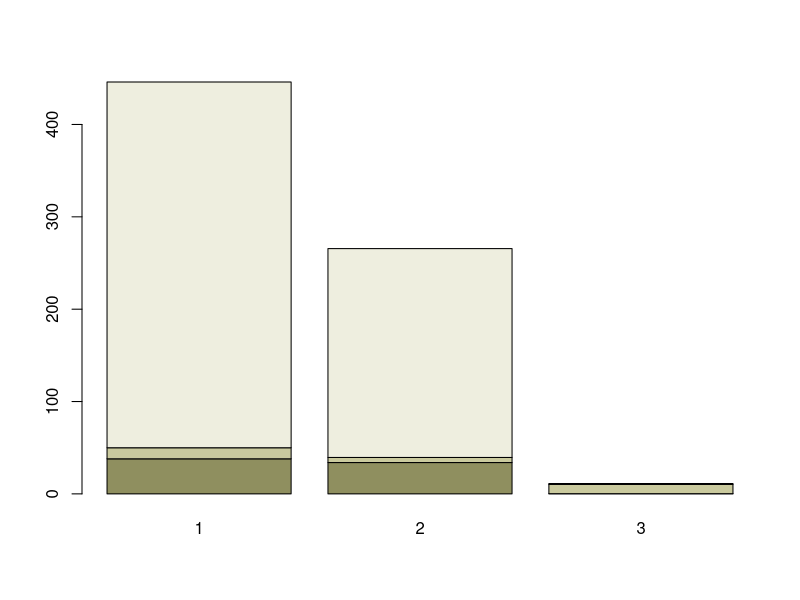
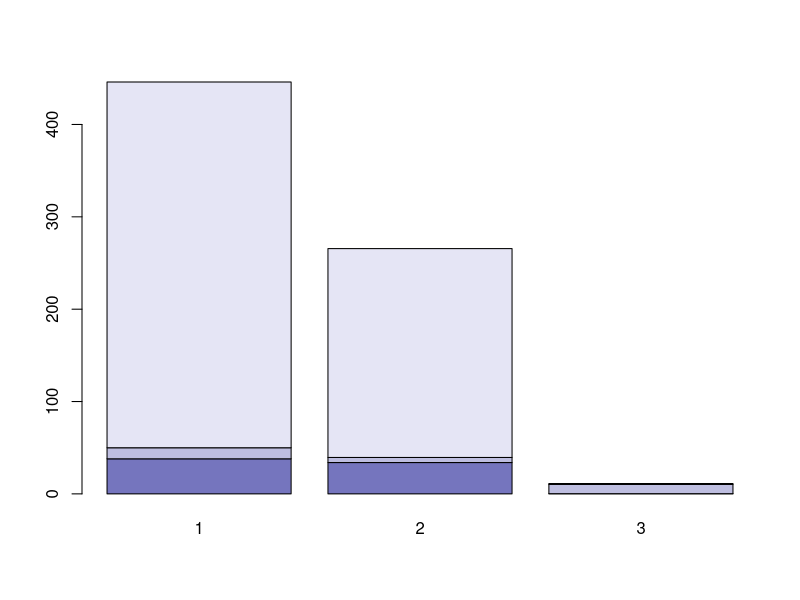
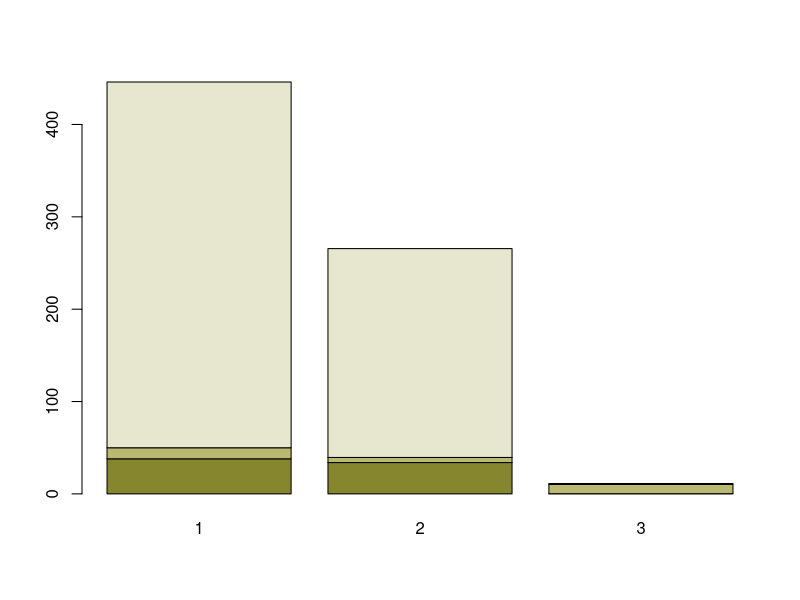
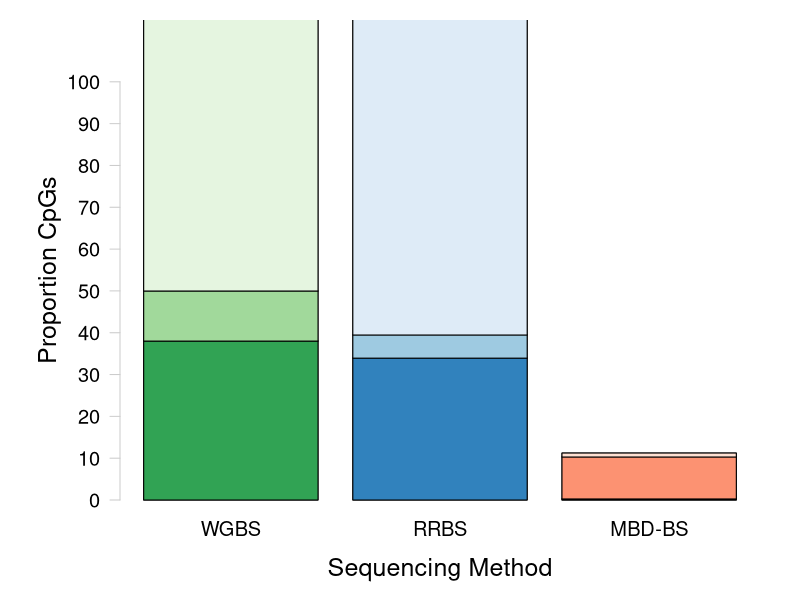
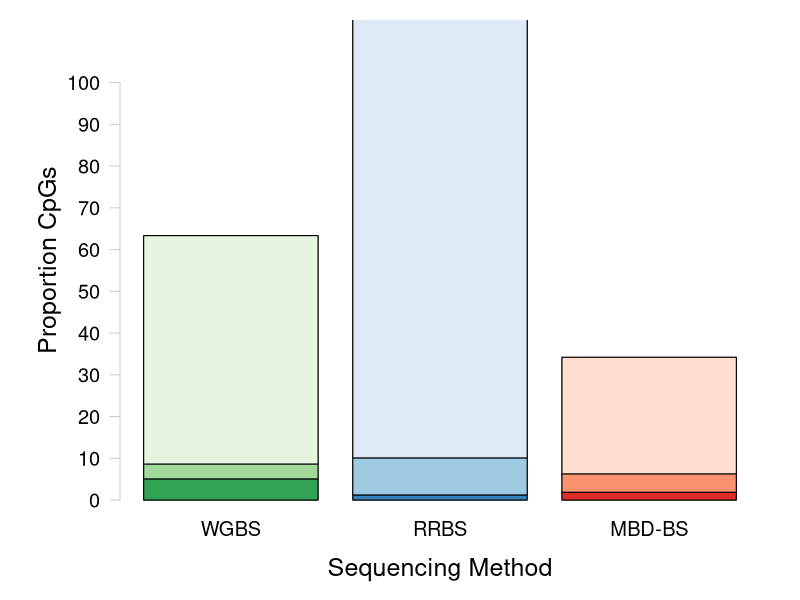
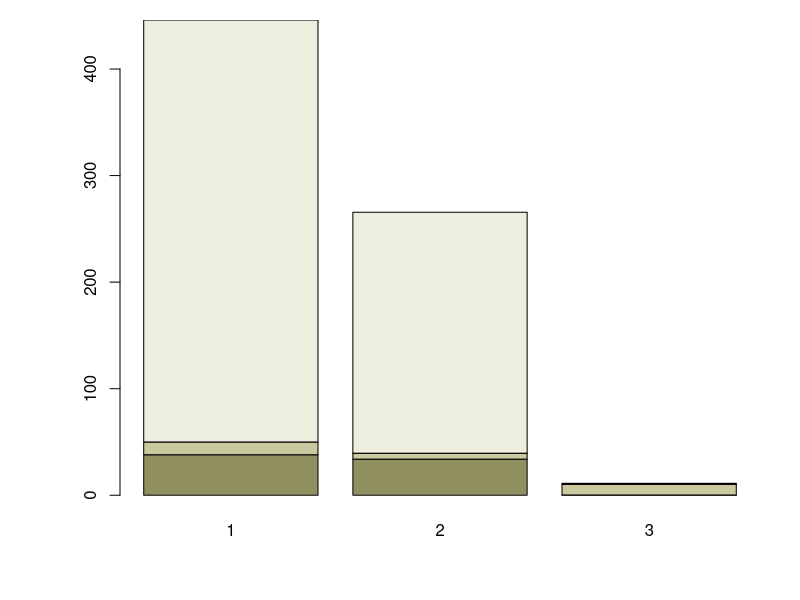
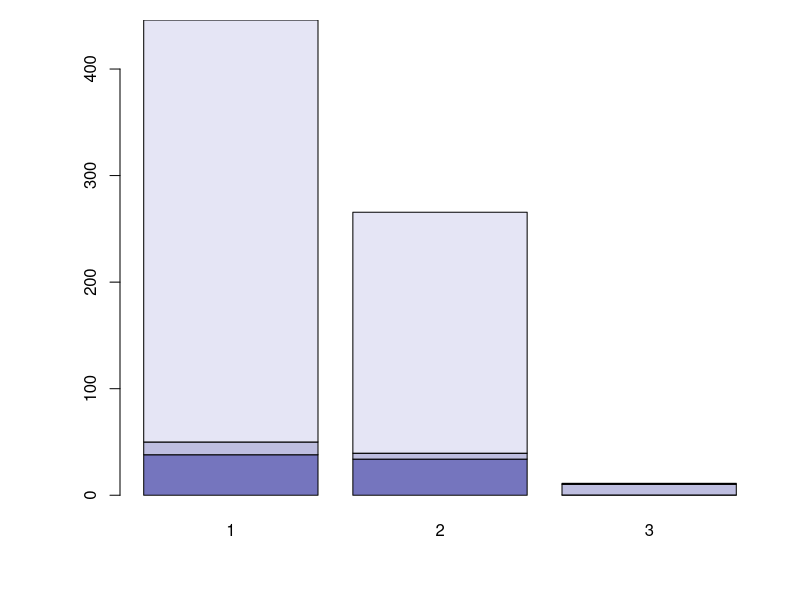
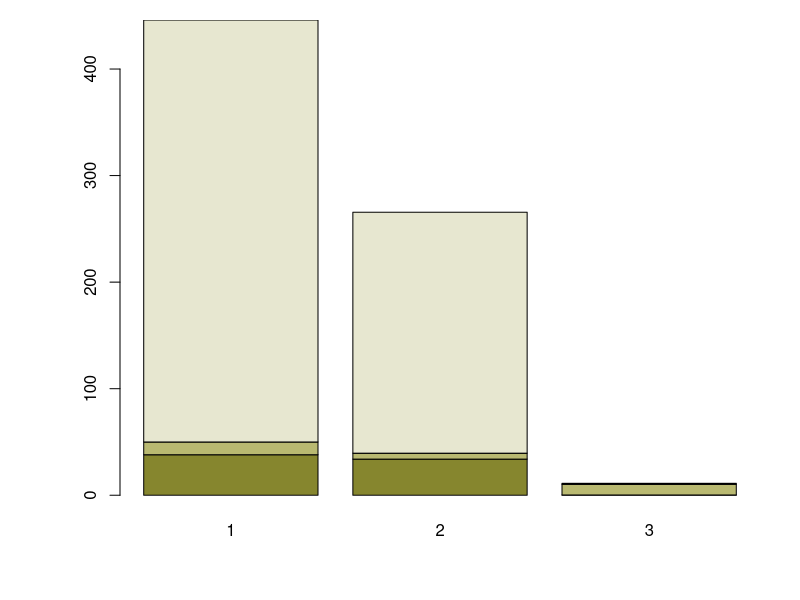

The R script that drew these images, in order:
## ---- chunk 1
knitr::opts_chunk$set(echo = TRUE)
## ---- chunk 2
#install.packages("RColorBrewer")
require(RColorBrewer) #Load RColorBrewer

#install.packages("dichromat")
require(dichromat)
## ---- chunk 3
sessionInfo()
## ---- chunk 4
McapAll <- read.table("../analyses/Characterizing-CpG-Methylation-5x-Union/Mcap/Mcap_union_5x-averages-counts.txt", header = FALSE, col.names = c("totalLines", "filename")) #Import file using space as a delimiter. Columns are the number of lines and the filename
McapAll <- McapAll[-4,] #Remove last row (total lines for all files)
tail(McapAll) #Confirm import
## ---- chunk 5
McapMeth <- read.table("../analyses/Characterizing-CpG-Methylation-5x-Union/Mcap/Mcap_union_5x-Meth-counts.txt", header = FALSE, col.names = c("Meth", "filename")) #Import file using space as a delimiter. Columns are the number of lines and the filename
McapMeth <- McapMeth[-4,] #Remove last row (total lines for all files)
tail(McapMeth) #Confirm import
## ---- chunk 6
McapSparseMeth <- read.table("../analyses/Characterizing-CpG-Methylation-5x-Union/Mcap/Mcap_union_5x-sparseMeth-counts.txt", header = FALSE, col.names = c("sparseMeth", "filename")) #Import file using space as a delimiter. Columns are the number of lines and the filename
McapSparseMeth <- McapSparseMeth[-4,] #Remove last row (total lines for all files)
tail(McapSparseMeth) #Confirm import
## ---- chunk 7
McapUnMeth <- read.table("../analyses/Characterizing-CpG-Methylation-5x-Union/Mcap/Mcap_union_5x-unMeth-counts.txt", header = FALSE, col.names = c("unMeth", "filename")) #Import file using space as a delimiter. Columns are the number of lines and the filename
McapUnMeth <- McapUnMeth[-4,] #Remove last row (total lines for all files)
tail(McapUnMeth) #Confirm import
## ---- chunk 8
McapCpGType <- cbind(McapAll, McapMeth, McapSparseMeth, McapUnMeth) #Mash tables together by column
McapCpGType <- McapCpGType[,-c(2,4,6,8)] #Remove filename columns
tail(McapCpGType) #Confirm table mashing
## ---- chunk 9
McapCpGType$percentMeth <- (McapCpGType$Meth / McapCpGType$totalLines) * 100 #Calculate percent methylated loci
McapCpGType$percentSparseMeth <- (McapCpGType$sparseMeth / McapCpGType$totalLines) * 100 #Calculate percent sparsely methylated loci
McapCpGType$percentUnMeth <- (McapCpGType$unMeth / McapCpGType$totalLines) * 100 #Calculate percent unmethylated loci
McapCpGType <- McapCpGType[,c(1, 2, 5, 3, 6, 4, 7)] #Reorganize columns
tail(McapCpGType) #Confirm calculations
## ---- chunk 10
write.table(McapCpGType, "../analyses/Characterizing-CpG-Methylation-5x-Union/Mcap/Mcap_union-CpG-Type.txt", sep = "\t", quote = FALSE, row.names = TRUE) #Save summary table
## ---- chunk 11
McapCpGTypePercents <- McapCpGType[,c(3,5,7)] #Keep only percent information
head(McapCpGTypePercents) #Confirm changes
## ---- chunk 12
McapCpGTypeWGRR <- chisq.test(data.frame(t(McapCpGType[c(1, 2),]))) #WGBS vs. RRBS
McapCpGTypeWGRR #The distribution of CpGs is not sginificantly different between WGBS and RRBS
## ---- chunk 13
McapCpGTypeWGMB <- chisq.test(data.frame(t(McapCpGType[c(1, 3),]))) #WGBS vs. MBD-BSSeq
McapCpGTypeWGMB #The distribution of CpGs is sginificantly different between WGBS and MBD-BSSeq
## ---- chunk 14
McapCpGTypeRRMB <- chisq.test(data.frame(t(McapCpGType[c(2, 3),]))) #RRBS vs. MBD-BSSeq
McapCpGTypeRRMB #The distribution of CpGs is not significantly different between RRBS vs. MBD-BSSeq
## ---- chunk 15
plotColors <- c(rev(RColorBrewer::brewer.pal(3, "Greens")), 
                rev(RColorBrewer::brewer.pal(3, "Blues")), 
                rev(RColorBrewer::brewer.pal(3, "Reds"))) #Create vector of WGBS, RRBS, and MBD colors
barplot(t(McapCpGTypePercents), col = dichromat(c(rev(RColorBrewer::brewer.pal(3, "Greens"))))) #Check greens
barplot(t(McapCpGTypePercents), col = dichromat(c(rev(RColorBrewer::brewer.pal(3, "Blues"))))) #Check blues
barplot(t(McapCpGTypePercents), col = dichromat(c(rev(RColorBrewer::brewer.pal(3, "Reds"))))) #Check reds
## ---- chunk 16
#pdf("../Output/Mcap_union-CpG-Type.pdf", height = 8.5, width = 11)
par(mar = c(3,5,1,1), oma = c(2, 1, 1, 1)) #Change figure boundaries

barplot(t(McapCpGTypePercents), 
        col= "white", 
        axes = FALSE, 
        names.arg = c("WGBS", "RRBS", "MBD-BS"), cex.names = 1.2,
        ylim = c(0, 110)) #Create base plot. Everything should be white. Do not plot axes. Include sequencing type as labels and set size. Set y-axis specs. 

for (i in 1:ncol(t(McapCpGTypePercents))){
    xx <- t(McapCpGTypePercents)
    xx[,-i] <- NA
    colnames(xx)[-i] <- NA
    barplot(xx, col = c(plotColors[(3*i)-2], plotColors[(3*i)-1], plotColors[(3*i)]), add = TRUE, axes = FALSE, names.arg = c("", "", "")) 
} #Make each bar in the stacked barplot a different color gradient. Create a new dataframe with data for the plot and ignore all additional columns and column names. Plot the single bar with the correct color from plotColors. Do not add axes and add blank names for each column.

axis(side = 2, at = seq(0, 100, by = 10), las = 2, col = "grey80", cex.axis = 1.2) #Add y-axis
mtext(side = 2, "Proportion CpGs", line = 3, cex = 1.5) #Add y-axis label
mtext(side = 1, "Sequencing Method", line = 3, cex = 1.5) #Add x-axis label

#segments(x0 = 1, y0 = 106, x1 = 3, y1 = 106, lwd = 1.5) #Add line connecting WGBS and MBD-BSSeq
#segments(x0 = 1, y0 = 106, x1 = 1, y1 = 103, lwd = 1.5) #Add left segment from connecting line to WGBS
#segments(x0 = 3, y0 = 106, x1 = 3, y1 = 103, lwd = 1.5) #Add right segment from connecting line to MBD
#text("p = 0.019", x = 2, y = 108, cex = 1.2) #Add p-value

#dev.off() #Turn off plotting device
## ---- chunk 17
PactAll <- read.table("../analyses/Characterizing-CpG-Methylation-5x-Union/Pact/Pact_union_5x-averages-counts.txt", header = FALSE, col.names = c("totalLines", "filename")) #Import file using space as a delimiter. Columns are the number of lines and the filename
PactAll <- PactAll[-4,] #Remove last row (total lines for all files)
tail(PactAll) #Confirm import
## ---- chunk 18
PactMeth <- read.table("../analyses/Characterizing-CpG-Methylation-5x-Union/Pact/Pact_union_5x-Meth-counts.txt", header = FALSE, col.names = c("Meth", "filename")) #Import file using space as a delimiter. Columns are the number of lines and the filename
PactMeth <- PactMeth[-4,] #Remove last row (total lines for all files)
tail(PactMeth) #Confirm import
## ---- chunk 19
PactSparseMeth <- read.table("../analyses/Characterizing-CpG-Methylation-5x-Union/Pact/Pact_union_5x-sparseMeth-counts.txt", header = FALSE, col.names = c("sparseMeth", "filename")) #Import file using space as a delimiter. Columns are the number of lines and the filename
PactSparseMeth <- PactSparseMeth[-4,] #Remove last row (total lines for all files)
tail(PactSparseMeth) #Confirm import
## ---- chunk 20
PactUnMeth <- read.table("../analyses/Characterizing-CpG-Methylation-5x-Union/Pact/Pact_union_5x-unMeth-counts.txt", header = FALSE, col.names = c("unMeth", "filename")) #Import file using space as a delimiter. Columns are the number of lines and the filename
PactUnMeth <- PactUnMeth[-4,] #Remove last row (total lines for all files)
tail(PactUnMeth) #Confirm import
## ---- chunk 21
PactCpGType <- cbind(PactAll, PactMeth, PactSparseMeth, PactUnMeth) #Mash tables together by column
PactCpGType <- PactCpGType[,-c(2,4,6,8)] #Remove filename columns
tail(PactCpGType) #Confirm table mashing
## ---- chunk 22
PactCpGType$percentMeth <- (PactCpGType$Meth / PactCpGType$totalLines) * 100 #Calculate percent methylated loci
PactCpGType$percentSparseMeth <- (PactCpGType$sparseMeth / PactCpGType$totalLines) * 100 #Calculate percent sparsely methylated loci
PactCpGType$percentUnMeth <- (PactCpGType$unMeth / PactCpGType$totalLines) * 100 #Calculate percent unmethylated loci
PactCpGType <- PactCpGType[,c(1, 2, 5, 3, 6, 4, 7)] #Reorganize columns
tail(PactCpGType) #Confirm calculations
## ---- chunk 23
write.table(PactCpGType, "../analyses/Characterizing-CpG-Methylation-5x-Union/Pact/Pact_union_5x-CpG-Type.txt", sep = "\t", quote = FALSE, row.names = TRUE) #Save summary table
## ---- chunk 24
PactCpGTypePercents <- PactCpGType[,c(3,5,7)] #Keep only percent information
head(PactCpGTypePercents) #Confirm changes
## ---- chunk 25
PactCpGTypeWGRR <- chisq.test(data.frame(t(PactCpGType[c(1, 2),]))) #WGBS vs. RRBS
PactCpGTypeWGRR #The distribution of CpGs is not sginificantly different between WGBS and RRBS
## ---- chunk 26
PactCpGTypeWGMB <- chisq.test(data.frame(t(PactCpGType[c(1, 3),]))) #WGBS vs. MBD-BSSeq
PactCpGTypeWGMB #The distribution of CpGs is sginificantly different between WGBS and MBD-BSSeq
## ---- chunk 27
PactCpGTypeRRMB <- chisq.test(data.frame(t(PactCpGType[c(2, 3),]))) #RRBS vs. MBD-BSSeq
PactCpGTypeRRMB #The distribution of CpGs is sginificantly different between RRBS vs. MBD-BSSeq
## ---- chunk 28
#pdf("../Output/Pact-CpG-Type.pdf", height = 8.5, width = 11)
par(mar = c(3,5,0,1), oma = c(2, 1, 1, 1)) #Change figure boundaries

barplot(t(PactCpGTypePercents), 
        col= "white", 
        axes = FALSE, 
        names.arg = c("WGBS", "RRBS", "MBD-BS"), cex.names = 1.2,
        ylim = c(0, 115)) #Create base plot. Everything should be white. Do not plot axes. Include sequencing type as labels and set size. Set y-axis specs. 

for (i in 1:ncol(t(PactCpGTypePercents))){
    xx <- t(PactCpGTypePercents)
    xx[,-i] <- NA
    colnames(xx)[-i] <- NA
    barplot(xx, col = c(plotColors[(3*i)-2], plotColors[(3*i)-1], plotColors[(3*i)]), add = TRUE, axes = FALSE, names.arg = c("", "", "")) 
} #Make each bar in the stacked barplot a different color gradient. Create a new dataframe with data for the plot and ignore all additional columns and column names. Plot the single bar with the correct color from plotColors. Do not add axes and add blank names for each column.

axis(side = 2, at = seq(0, 100, by = 10), las = 2, col = "grey80", cex.axis = 1.2) #Add y-axis
mtext(side = 2, "Proportion CpGs", line = 3, cex = 1.5) #Add y-axis label
mtext(side = 1, "Sequencing Method", line = 3, cex = 1.5) #Add x-axis label

#egments(x0 = 2, y0 = 106, x1 = 3, y1 = 106, lwd = 1.5) #Add line connecting RRBS and MBD-BSSeq
#segments(x0 = 2, y0 = 106, x1 = 2, y1 = 103, lwd = 1.5) #Add left segment from connecting line to RRBS
#segments(x0 = 3, y0 = 106, x1 = 3, y1 = 103, lwd = 1.5) #Add right segment from connecting line to MBD-BSSeq
#text("p = 0.016", x = 2.5, y = 108, cex = 1.2) #Add p-value

#segments(x0 = 1, y0 = 111, x1 = 3, y1 = 111, lwd = 1.5) #Add line connecting WGBS and MBD-BSSeq
#segments(x0 = 1, y0 = 111, x1 = 1, y1 = 108, lwd = 1.5) #Add left segment from connecting line to WGBS
#segments(x0 = 3, y0 = 111, x1 = 3, y1 = 108, lwd = 1.5) #Add right segment from connecting line to MBD-BSSeq
#text("p = 0.006", x = 2, y = 113, cex = 1.2) #Add p-value

#dev.off() #Turn off plotting device
## ---- chunk 29
WGBSCpGType <- chisq.test(cbind(t(McapCpGType)[,1], t(PactCpGType)[,1]))
WGBSCpGType #The distribution of CpGs for WGBS is not significantly different between species
## ---- chunk 30
RRBSCpGType <- chisq.test(cbind(t(McapCpGType)[,2], t(PactCpGType)[,2]))
RRBSCpGType #The distribution of CpGs for RRBS is significantly different between species
## ---- chunk 31
MBDCpGType <- chisq.test(cbind(t(McapCpGType)[,3], t(PactCpGType)[,3]))
MBDCpGType #The distribution of CpGs for MBD-BS is not significantly different between species
## ---- chunk 32
McapGenomeFeatures <- read.table("../analyses/Characterizing-CpG-Methylation-5x/Mcap/Mcap-CGMotif-Overlaps-counts.txt", header = FALSE, col.names = c("counts", "filename")) #Import file with CG motif and feature track overlaps
McapGenomeFeatures <- McapGenomeFeatures[-6,] #Remove final row
tail(McapGenomeFeatures) #Check import
## ---- chunk 33
McapGeneOverlaps <- read.table("../analyses/Characterizing-CpG-Methylation-5x-Union/Mcap/Mcap_union_5x-mcGenes-counts.txt", header = FALSE, col.names = c("counts", "filename")) #Import file with all file-gene overlaps
McapGeneOverlaps <- McapGeneOverlaps[-13,] #Remove final row
tail(McapGeneOverlaps) #Confirm import
## ---- chunk 34
McapCDSOverlaps <- read.table("../analyses/Characterizing-CpG-Methylation-5x-Union/Mcap/Mcap_union_5x-mcCDS-counts.txt", header = FALSE, col.names = c("counts", "filename")) #Import file with all file-CDS overlaps
McapCDSOverlaps <- McapCDSOverlaps[-13,] #Remove final row
tail(McapCDSOverlaps) #Confirm import
## ---- chunk 35
McapIntronsOverlaps <- read.table("../analyses/Characterizing-CpG-Methylation-5x-Union/Mcap/Mcap_union_5x-mcIntrons-counts.txt", header = FALSE, col.names = c("counts", "filename")) #Import file with all file-Introns overlaps
McapIntronsOverlaps <- McapIntronsOverlaps[-13,] #Remove final row
tail(McapIntronsOverlaps) #Confirm import
## ---- chunk 36
McapFlanksOverlaps <- read.table("../analyses/Characterizing-CpG-Methylation-5x-Union/Mcap/Mcap_union_5x-mcFlanks-counts.txt", header = FALSE, col.names = c("counts", "filename")) #Import file with all file-Introns overlaps
McapFlanksOverlaps <- McapFlanksOverlaps[-13,] #Remove final row
tail(McapFlanksOverlaps) #Confirm import
## ---- chunk 37
McapIntergenicOverlaps <- read.table("../analyses/Characterizing-CpG-Methylation-5x-Union/Mcap/Mcap_union_5x-mcIntergenic-counts.txt", header = FALSE, col.names = c("counts", "filename")) #Import file with all file-Intergenic overlaps
McapIntergenicOverlaps <- McapIntergenicOverlaps[-13,] #Remove final row
tail(McapIntergenicOverlaps) #Confirm import
## ---- chunk 38
McapFeatureOverlaps <- data.frame("allCpGs" = rep(0, times = 5),
                                  "MBDBSMeth" = rep(0, times = 5),
                                  "MBDBSsparseMeth" = rep(0, times = 5),
                                  "MBDBSunMeth" = rep(0, times = 5),
                                  "MBDBS" = rep(0, times = 5),
                                  "RRBSMeth" = rep(0, times = 5),
                                  "RRBSsparseMeth" = rep(0, times = 5),
                                  "RRBSunMeth" = rep(0, times = 5),
                                  "RRBS" = rep(0, times = 5),
                                  "WGBSMeth" = rep(0, times = 5),
                                  "WGBSsparseMeth" = rep(0, times = 5),
                                  "WGBSunMeth" = rep(0, times = 5),                                  
                                  "WGBS" = rep(0, times = 5)) #Create blank dataframe with information for various CpG categories and methylation status. Match columns to the order of columns in the overlap count files
row.names(McapFeatureOverlaps) <- c("Genes", "CDS", "Introns", "Flanks", "Intergenic") #Assign row names
head(McapFeatureOverlaps) #Confirm changes
## ---- chunk 39
McapFeatureOverlaps$allCpGs <- c(McapGenomeFeatures$counts[3],
                                 McapGenomeFeatures$counts[1],
                                 McapGenomeFeatures$counts[5],
                                 McapGenomeFeatures$counts[2],
                                 McapGenomeFeatures$counts[4]) #Assign information for CG motif overlaps with genome features. Use 0 for totalLines
head(McapFeatureOverlaps) #Confirm modification
## ---- chunk 40
for (i in 1:length(McapGeneOverlaps$counts)) {
  McapFeatureOverlaps[1,i+1] <- McapGeneOverlaps[i,1]
  McapFeatureOverlaps[2,i+1] <- McapCDSOverlaps[i,1]
  McapFeatureOverlaps[3,i+1] <- McapIntronsOverlaps[i,1]
  McapFeatureOverlaps[4,i+1] <- McapFlanksOverlaps[i,1]
  McapFeatureOverlaps[5,i+1] <- McapIntergenicOverlaps[i,1]
} #For each table with feature overlap information, paste the contents of the count column in the assigned row
head(McapFeatureOverlaps) #Check summary table
## ---- chunk 41
write.table(McapFeatureOverlaps, "../analyses/Characterizing-CpG-Methylation-5x-Union/Mcap/Mcap_union-Genomic-Location-Counts.txt", sep = "\t", quote = FALSE, row.names = TRUE) #Save file
## ---- chunk 42
McapFeatureOverlapsPercents <- McapFeatureOverlaps[-1,] #Duplicate dataframe but remove gene row
for (i in 1:length(McapFeatureOverlaps)) {
  McapFeatureOverlapsPercents[,i] <- (McapFeatureOverlapsPercents[,i] / (sum(McapFeatureOverlapsPercents[,i]))) * 100
} #Divide every entry by sum of the column and multiply by 100 to get percentages. Do not include gene information
head(McapFeatureOverlapsPercents) #Check calculations
## ---- chunk 43
write.table(McapFeatureOverlapsPercents, "../analyses/Characterizing-CpG-Methylation-5x-Union/Mcap/Mcap_union-Genomic-Location-Percents.txt", sep = "\t", quote = FALSE, row.names = TRUE) #Save file
## ---- chunk 44
McapFeatureAllWG <- chisq.test(McapFeatureOverlaps[,c(1,13)]) #All CpGs vs. WGBS
McapFeatureAllWG #The distribution of CpGs in genome features is not significantly different between all CpGs and WGBS
## ---- chunk 45
McapFeatureAllRR <- chisq.test(McapFeatureOverlaps[,c(1,9)]) #All CpGs vs. RRBS
McapFeatureAllRR #The distribution of CpGs in genome features is not significantly different between all CpGs and RRBS
## ---- chunk 46
McapFeatureAllMB <- chisq.test(McapFeatureOverlaps[,c(1,5)]) #All CpGs vs. MBDBS
McapFeatureAllMB #The distribution of CpGs in genome features is not significantly different between all CpGs and WGBS
## ---- chunk 47
McapFeatureWGRR <- chisq.test(McapFeatureOverlaps[,c(13, 9)]) #WGBS vs. RRBS
McapFeatureWGRR #The distribution of CpGs is not sginificantly different between WGBS and RRBS
## ---- chunk 48
McapFeatureWGMB <- chisq.test(McapFeatureOverlaps[,c(13, 5),]) #WGBS vs. MBD-BSSeq
McapFeatureWGMB #The distribution of CpGs is sginificantly different between WGBS and MBD-BSSeq
## ---- chunk 49
McapFeatureRRMB <- chisq.test(McapFeatureOverlaps[,c(9, 5)]) #RRBS vs. MBD-BSSeq
McapFeatureRRMB #The distribution of CpGs is not significantly different between RRBS vs. MBD-BSSeq
## ---- chunk 50
plotColors2 <- c("grey20", "grey40", "grey60", "grey80", 
                rev(RColorBrewer::brewer.pal(4, "Greens")), 
                rev(RColorBrewer::brewer.pal(4, "Blues")), 
                rev(RColorBrewer::brewer.pal(4, "Reds"))) #Create vector of all, WGBS, RRBS, and MBD colors
barplot(t(McapCpGTypePercents), col = dichromat(c(rev(RColorBrewer::brewer.pal(3, "Greens"))))) #Check greens
barplot(t(McapCpGTypePercents), col = dichromat(c(rev(RColorBrewer::brewer.pal(3, "Blues"))))) #Check blues
barplot(t(McapCpGTypePercents), col = dichromat(c(rev(RColorBrewer::brewer.pal(3, "Reds"))))) #Check reds
## ---- chunk 51
pdf("../Output/Mcap-CpG-Features.pdf", height = 8.5, width = 11)
par(mar = c(3,5,0,1), oma = c(2, 1, 1, 1)) #Change figure boundaries

barplot(t(t(McapFeatureOverlapsPercents[,c(1,13,9,5)])), 
        col= "white", 
        axes = FALSE, 
        names.arg = c("All", "WGBS", "RRBS", "MBD-BS"), cex.names = 1.2,
        ylim = c(0, 115)) #Create base plot. Everything should be white. Do not plot axes. Include sequencing type as labels and set size. Set y-axis specs. 

for (i in 1:4) {
    xx <- t(t(McapFeatureOverlapsPercents[,c(1,13,9,5)]))
    xx[,-i] <- NA
    colnames(xx)[-i] <- NA
    barplot(xx, col = c(plotColors2[(4*i)-3], plotColors2[(4*i)-2], plotColors2[(4*i)-1], plotColors2[(4*i)]), add = TRUE, axes = FALSE, names.arg = c("", "", "", "")) 
} #Make each bar in the stacked barplot a different color gradient. Create a new dataframe with data for the plot and ignore all additional columns and column names. Plot the single bar with the correct color from plotColors. Do not add axes and add blank names for each column.

axis(side = 2, at = seq(0, 100, by = 10), las = 2, col = "grey80", cex.axis = 1.2) #Add y-axis
mtext(side = 2, "Proportion CpGs", line = 3, cex = 1.5) #Add y-axis label
mtext(side = 1, "Sequencing Method", line = 3, cex = 1.5) #Add x-axis label

dev.off() #Turn off plotting device
